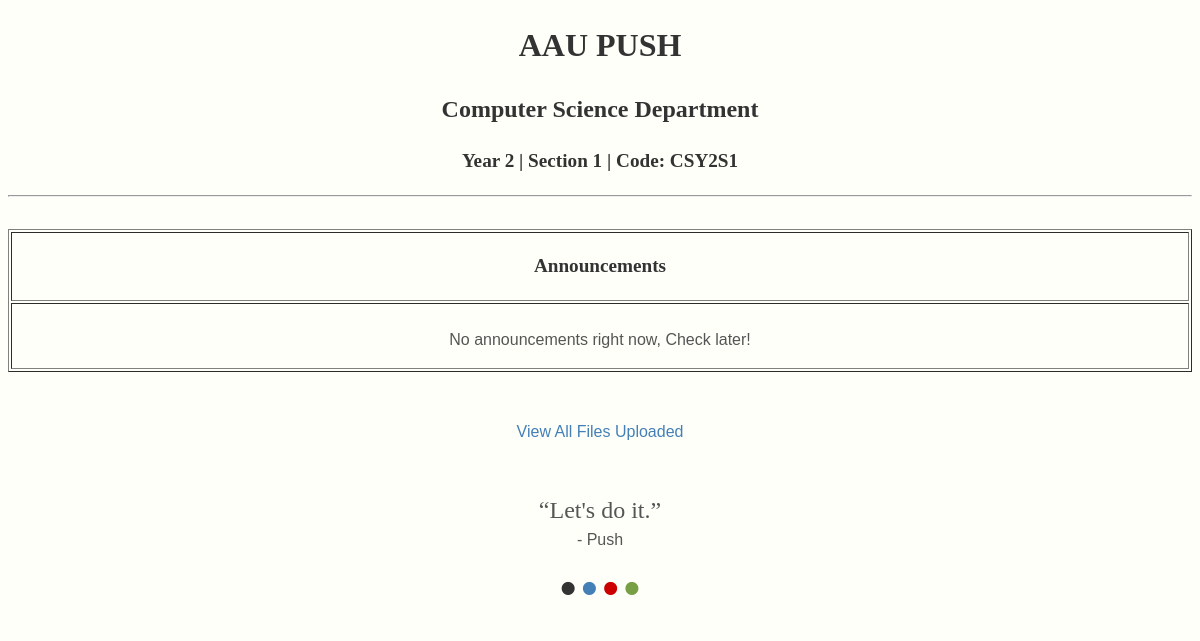
The page /section/CSY2S1/ on the database as committed earlier.
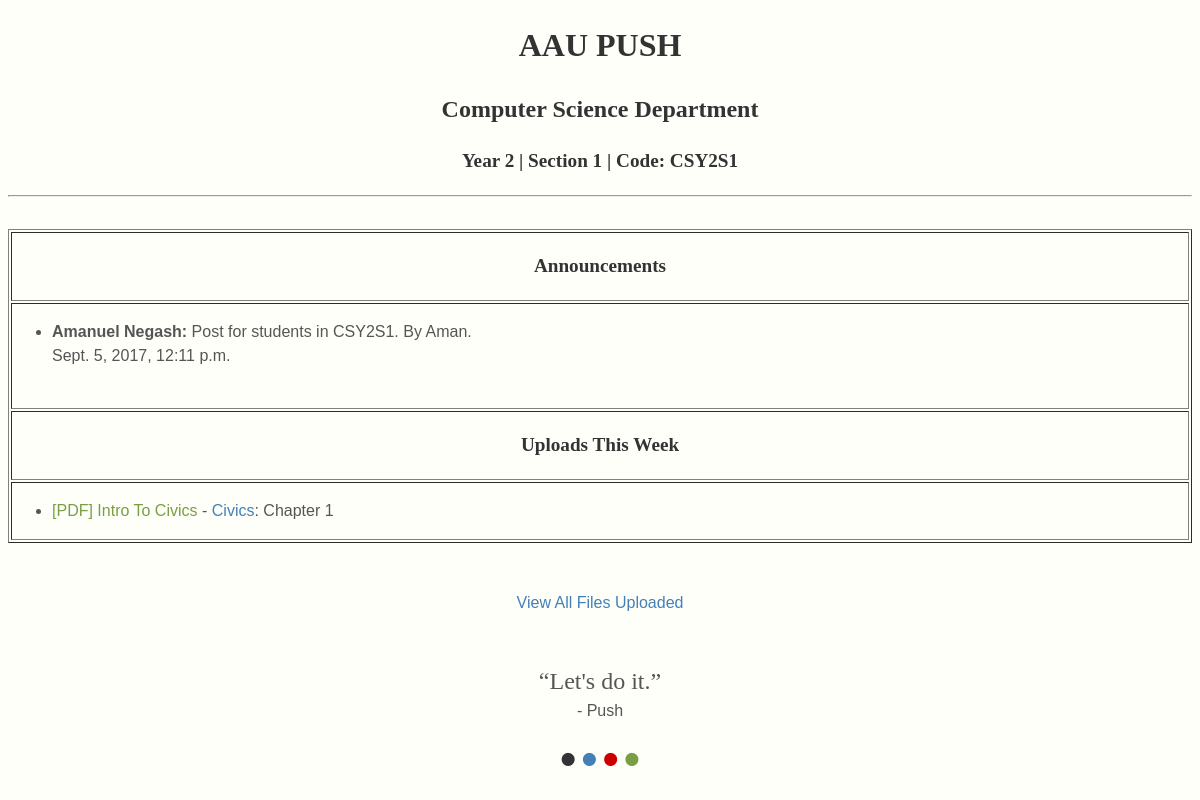
The same page on the database as committed later.
### main/models.py (models this page shows, shortened)
class Section(models.Model):
   year = models.IntegerField()
   section_number = models.IntegerField()
   studyfield = models.ForeignKey(StudyField)
   course = models.ManyToManyField(Course)
   code = models.CharField(max_length=10)

class Quote(models.Model):
   quote = models.CharField(max_length=140)
   author = models.CharField(max_length = 100)

class Announcement(models.Model):
   pub_date = models.DateTimeField('Date Published')
   exp_date = models.DateTimeField('Expiry Date')
   message  = models.TextField()
   lecturer = models.ForeignKey(Lecturer)
   section  = models.ManyToManyField(Section)
   file1 = models.FileField(upload_to=static_path, blank=True)
   file2 = models.FileField(upload_to=static_path, blank=True)
   is_urgent = models.BooleanField(default=False)

class Lecturer(models.Model):
   user = models.OneToOneField(User)
   name = models.CharField(max_length=100)
   course = models.ManyToManyField(Course)
   department = models.ForeignKey(Department)
   section = models.ManyToManyField(Section)
   def __str__(self):
      return self.name

class Material(models.Model):
   name = models.CharField(max_length=100)
   description = models.CharField(max_length=100)
   file = models.FileField(upload_to=upload_path)
   pub_date = models.DateTimeField('Date Published')
   section = models.ManyToManyField(Section)
   lecturer  = models.ForeignKey(Lecturer)
   course = models.ForeignKey(Course)
   class Meta:
      get_latest_by = "pub_date"
   def ext (self):
   	return self.file.name.split('.')[-1]

class Course(models.Model):
   name = models.CharField(max_length=100)
   studyfield = models.ForeignKey(StudyField)
   def __str__(self):
      return self.name

### main/views.py (the view)
# urls.py: url(r'^section/', include('main.urls')),
def section(request,section_code):
    section = Section.objects.get(code=section_code)
    quote = Quote.objects.get(id=1)
    now = datetime.datetime.now()
    announcements = section.announcement_set.order_by('-pub_date').filter(exp_date__gt = now)
    this_week = []
    a_week_ago = now - datetime.timedelta(days=7)
    this_week = section.material_set.order_by('-pub_date').filter(pub_date__range=(a_week_ago , now))
    context = {'section':section, 'quote':quote, 'announcements':announcements, 'this_week':this_week}
    return render(request,'main/section.html',context)

### main/templates/main/section.html (shortened to what this page needs)
{% extends "main/base.html" %}
{% block section_code %}
Year {{section.year}} | Section {{section.section_number}} | Code: {{section.code}}
{% endblock %}
{% block content %}
<br />
<table width="100%", border="1" cellpadding="0px" align = "center">
	<tr>
	<td>
			<center><h3>Announcements</h3></center>
	</td>
	</tr>
	<tr>
	<td>
	 {%if not announcements%}
     		<center><br>No announcements right now, Check later!</center>
     	{%endif%}
     		<ul>
   			{%for announcement in announcements%}
   			<li><b>{{announcement.lecturer}}:</b>
   			{% if announcement.is_urgent %}
   				<font color='#CC0000'>{{announcement.message}}</font>
   			{% else %}
   			{{announcement.message}}
   			{% endif %}
   			{% if announcement.file1 %}
   			{% load static %}
   			{% endif %}
   			{% if announcement.file2 %}
   				{% load static %}
   			{% endif %}
   			<br>
   				{{announcement.pub_date}}</li>
   			<br>
      			{%endfor%}
      		</ul>
     	</td>
    	</tr>
    	{%for upload in this_week%}
      		{% if forloop.first %}
      			<tr>
				<td>
					<center><h3>Uploads This Week</h3></center>
				</td>
				</tr>
				<tr>
				<td>
      			{%endif%}
                <ul>
      			<li>
      				<a id="file" href="{% url 'File' upload.id%}">[{{ upload.ext | upper}}] {{upload.name | capfirst}}</a> -
      				<a href="{% url 'course_view' section.code upload.course %}">
      				{{upload.course}}</a>:
      				{{upload.description}}
      			<br>
      			</li>
                </ul>
     		{%endfor%}
     	</td>
    	</tr>
    </table>
    <br /><br />
    <center><a href="{% url 'Courses' section.code %}">View All Files Uploaded</a></center>
{% endblock %}

### main/templates/main/base.html (shortened to what this page needs)
<!DOCTYPE html>
<html>
	<head>
	</head>
	<body bgcolor='#fffffa'>
		<header>
			<center>
  				<a href="{% url 'Home' %}"><h1>AAU PUSH</h1></a>
				<h2>Computer Science Department {% block extra %}{% endblock %}</h2>
				<h3>
					{% block section_code %}
					{% endblock %}
				</h3>
				<hr />
  			</center>
  		</header>
			{% block content %}
  			{% endblock %}
	<br><br>
	<center>
	<q>{{quote.quote}}</q><br>- {{quote.author}}<br>
	<a href="/About_us"><font color=#333 size="100px">&bull;</font></a>
	<a href="/Push_Page/1"><font color=#4480b7 size="20px">&bull;</font></a>
	<a href="/Blog_post"><font color=#cc0000 size="20px">&bull;</font></a>
	<a href="/Blog_post2"><font color=#799f44 size="20px">&bull;</font></a>
	</center>
	</body>
</html>

### main/templates/main/base.html (style rules this page uses)
html { font-size: 16px; }
h1 { text-align:center ; color: #333; font-family: Georgia, 'Times New Roman', Times, serif; font-size: 2rem; }
h2 { text-align:center; color: #333; font-family: Georgia, 'Times New Roman', Times, serif; font-size: 1.5rem; }
h3 { text-align:center ; color: #333; font-family: Georgia, 'Times New Roman', Times, serif; font-size: 1.2rem; }
body { font-family: Verdana, Trebuchet MS, "Helvetica", "Arial", sans-serif; line-height: 1.5; color: #555; font-size: 1rem; }
a { text-decoration: none; color: #4480b7; }
#file { color: #799f44; }
q { font-family: Copperplate, Papyrus; font-size: 1.5rem; }

Rows that differ between the two databases and show on the page:
added Announcement: lecturer "Amanuel Negash", message "Post for students in CSY2S1. By Aman.", pub_date "Sept. 5, 2017, 12:11 p.m."
added Material: ext "PDF", name "Intro To Civics", course "Civics", description "Chapter 1"
Other text that changed with them:
text no longer shown: "No announcements right now, Check later!"
